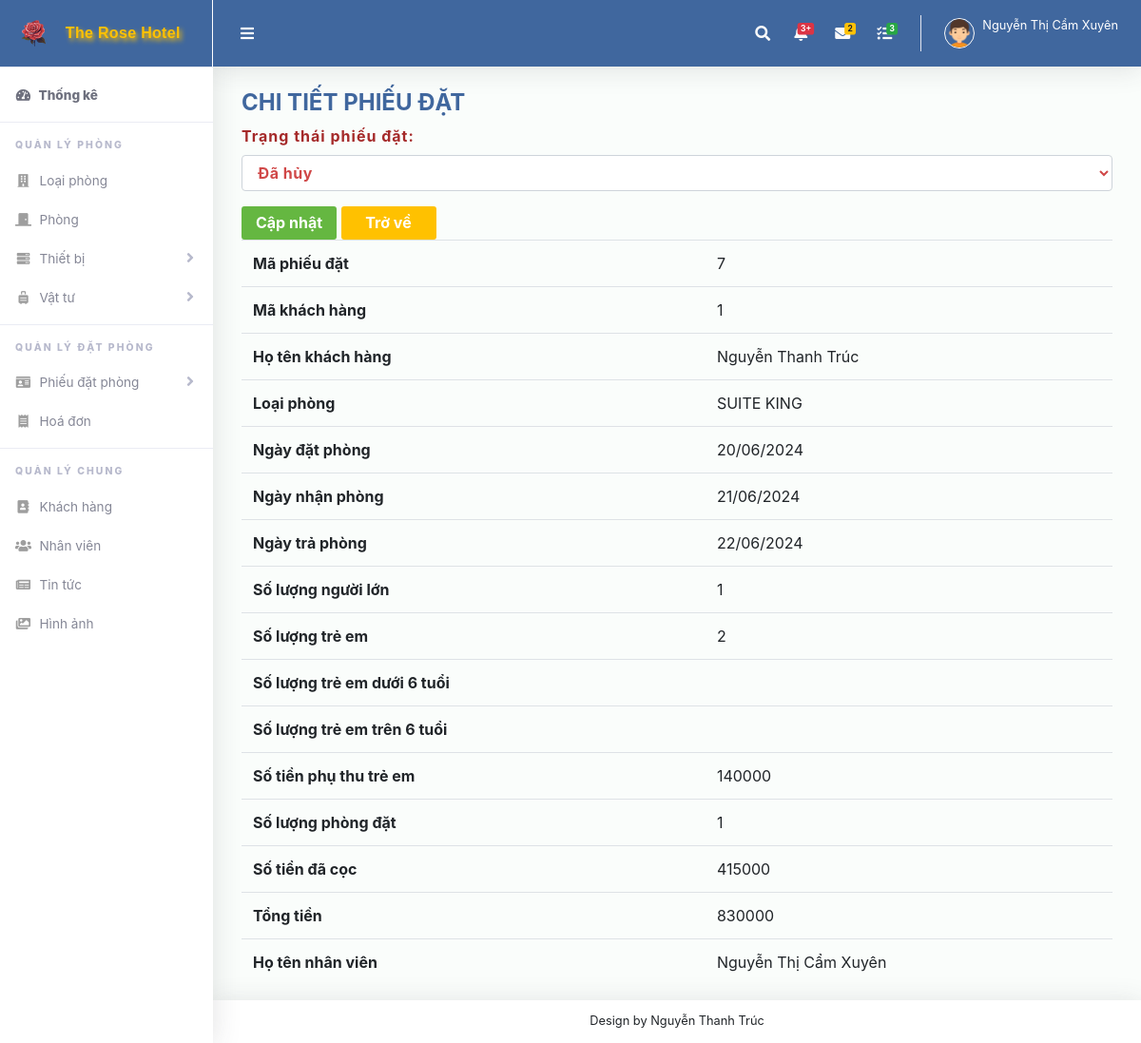
/suaChiTietPD.php?ma_phieu_dat=7 (signed in), run on the app's committed database.
### tables this page shows
CREATE TABLE `phieu_dat` (
  `ma_phieu_dat` int(11) NOT NULL,
  `ma_kh` int(11) DEFAULT NULL,
  `ma_loai` int(11) NOT NULL,
  `ma_nv` int(11) DEFAULT NULL,
  `ngay_dat` varchar(20) NOT NULL,
  `ngay_nhan` varchar(20) NOT NULL,
  `ngay_tra` varchar(20) NOT NULL,
  `so_luong_nguoi_lon` int(11) NOT NULL,
  `so_luong_tre_em` int(11) NOT NULL,
  `phu_thu_tre_em` int(11) DEFAULT NULL,
  `so_luong_phong_dat` int(11) NOT NULL,
  `tien_coc` varchar(20) NOT NULL,
  `tong_tien` int(11) NOT NULL,
  `trang_thai` varchar(50) NOT NULL
);

CREATE TABLE `khach_hang` (
  `ma_kh` int(11) NOT NULL,
  `ho_ten` varchar(100) NOT NULL,
  `gioi_tinh` varchar(20) NOT NULL,
  `cccd` varchar(50) NOT NULL,
  `sdtkh` int(11) NOT NULL,
  `emailkh` varchar(50) NOT NULL,
  `dia_chi` varchar(255) NOT NULL,
  `matkhaukh` varchar(50) NOT NULL
);

CREATE TABLE `loai_phong` (
  `ma_loai` int(11) NOT NULL,
  `ten_loai` varchar(100) NOT NULL,
  `anh_loai_phong` text NOT NULL,
  `dien_tich` varchar(20) NOT NULL,
  `chi_tiet_phong` varchar(100) NOT NULL,
  `so_luong` int(11) NOT NULL,
  `gia_phong` varchar(100) NOT NULL
);

CREATE TABLE `nhan_vien` (
  `ma_nv` int(11) NOT NULL,
  `ho_ten` varchar(100) NOT NULL,
  `gioi_tinh` varchar(20) NOT NULL,
  `cccd` varchar(50) NOT NULL,
  `ngay_sinh` varchar(20) NOT NULL,
  `sdtnv` varchar(255) NOT NULL,
  `dia_chi` varchar(100) NOT NULL,
  `user` varchar(50) NOT NULL,
  `pass` varchar(50) NOT NULL,
  `quyen` int(11) NOT NULL,
  `tinh_trang` varchar(100) NOT NULL
);

### suaChiTietPD.php (the view, shortened to what this page needs)
<?php
include("header.php");
include("ketnoi.php");
if (isset($_GET['ma_phieu_dat'])) {
    $ma_phieu_dat = $_GET['ma_phieu_dat'];
    $sql_phieu_dat = "SELECT * FROM phieu_dat WHERE ma_phieu_dat='$ma_phieu_dat'";
    $result_phieu_dat = mysqli_query($conn, $sql_phieu_dat);
    $row_phieu_dat = mysqli_fetch_assoc($result_phieu_dat);
    $ma_khach_hang = $row_phieu_dat['ma_kh'];
    $sql_khach_hang = "SELECT * FROM khach_hang WHERE ma_kh='$ma_khach_hang'";
    $result_khach_hang = mysqli_query($conn, $sql_khach_hang);
    $row_khach_hang = mysqli_fetch_assoc($result_khach_hang);
    $ma_loai_phong = $row_phieu_dat['ma_loai'];
    $sql_loai_phong = "SELECT * FROM loai_phong WHERE ma_loai='$ma_loai_phong'";
    $result_loai_phong = mysqli_query($conn, $sql_loai_phong);
    $row_loai_phong = mysqli_fetch_assoc($result_loai_phong);
    $ma_nhan_vien = $row_phieu_dat['ma_nv'];
    $sql_nhan_vien = "SELECT * FROM nhan_vien WHERE ma_nv='$ma_nhan_vien'";
    $result_nhan_vien = mysqli_query($conn, $sql_nhan_vien);
    $row_nhan_vien = mysqli_fetch_assoc($result_nhan_vien);
} else {
    echo "<div class='alert alert-warning'>Không có mã phiếu đặt được cung cấp.</div>";
    exit;
}
?>
<div class="container">
    <h4 style="color:#40679E; font-weight:bolder;">CHI TIẾT PHIẾU ĐẶT</h4>
    <form action="" method="POST">
        <div class="form-group">
            <label for="trang_thai" style="color:brown; font-weight: bolder; letter-spacing:1px;">Trạng thái phiếu đặt:</label>
            <select style="letter-spacing:0.5px; font-weight: bold;" class="form-control" id="trang_thai" name="trang_thai" onchange="updateSelectTextColor()">
                <option style="color: #D04848" value="Đã hủy" <?php if ($row_phieu_dat['trang_thai'] == 'Đã hủy') echo 'selected'; ?>>Đã hủy</option>
            </select>
        </div>
        <button type="submit" style="color:white; font-weight: bolder ;background-color: #65B741; border: none; height: 35px; border-radius:3px; width: 100px;">Cập nhật</button>
        <button type="button" style="color:white;font-weight: bolder ; background-color: #FFC100; border: none; height: 35px; border-radius:3px; width: 100px;" onclick="window.location.href='QLPD.php'">Trở về</button>
    </form>
    <table class="table">
        <tbody>
            <tr>
                <th scope="row">Mã phiếu đặt</th>
                <td><?php echo $row_phieu_dat['ma_phieu_dat']; ?></td>
            </tr>
            <tr>
                <th scope="row">Mã khách hàng</th>
                <td><?php echo $row_phieu_dat['ma_kh']; ?></td>
            </tr>
            <tr>
                <th scope="row">Họ tên khách hàng</th>
                <td><?php echo $row_khach_hang['ho_ten']; ?></td>
            </tr>
            <tr>
                <th scope="row">Loại phòng</th>
                <td><?php echo $row_loai_phong['ten_loai']; ?></td>
            </tr>
            <tr>
                <th scope="row">Ngày đặt phòng</th>
                <td><?php echo date('d/m/Y', strtotime($row_phieu_dat["ngay_dat"])); ?></td>
            </tr>
            <tr>
                <th scope="row">Ngày nhận phòng</th>
                <td><?php echo date('d/m/Y', strtotime($row_phieu_dat["ngay_nhan"])); ?></td>
            </tr>
            <tr>
                <th scope="row">Ngày trả phòng</th>
                <td><?php echo date('d/m/Y', strtotime($row_phieu_dat["ngay_tra"])); ?></td>
            </tr>
            <tr>
                <th scope="row">Số lượng người lớn</th>
                <td><?php echo $row_phieu_dat['so_luong_nguoi_lon']; ?></td>
            </tr>
            <tr>
                <th scope="row">Số lượng trẻ em</th>
                <td><?php echo $row_phieu_dat['so_luong_tre_em']; ?></td>
            </tr>
            <tr>
                <th scope="row">Số lượng trẻ em dưới 6 tuổi</th>
                <td><?php echo $row_phieu_dat['so_luong_tre_em_duoi_6']; ?></td>
            </tr>
            <tr>
                <th scope="row">Số lượng trẻ em trên 6 tuổi</th>
                <td><?php echo $row_phieu_dat['so_luong_tre_em_tren_6']; ?></td>
            </tr>
            <tr>
                <th scope="row">Số tiền phụ thu trẻ em</th>
                <td><?php echo $row_phieu_dat['phu_thu_tre_em']; ?></td>
            </tr>
            <tr>
                <th scope="row">Số lượng phòng đặt</th>
                <td><?php echo $row_phieu_dat['so_luong_phong_dat']; ?></td>
            </tr>
            <tr>
                <th scope="row">Số tiền đã cọc</th>
                <td><?php echo $row_phieu_dat['tien_coc']; ?></td>
            </tr>
            <tr>
                <th scope="row">Tổng tiền</th>
                <td><?php echo $row_phieu_dat['tong_tien']; ?></td>
            </tr>
            <tr>
                <th scope="row">Họ tên nhân viên</th>
                <td><?php echo isset($row_nhan_vien['ho_ten']) ? $row_nhan_vien['ho_ten'] : ''; ?></td>
            </tr>
        </tbody>
    </table>
</div>
<?php include ("footer.php"); ?>

### data on the page
phieu_dat: trang_thai "Đã hủy", ma_phieu_dat "7", ma_kh "1", ngay_dat "20/06/2024", ngay_nhan "21/06/2024", ngay_tra "22/06/2024", so_luong_nguoi_lon "1", so_luong_tre_em "2", phu_thu_tre_em "140000", so_luong_phong_dat "1", tien_coc "415000", tong_tien "830000"
khach_hang: ho_ten "Nguyễn Thanh Trúc"
loai_phong: ten_loai "SUITE KING"
nhan_vien: ho_ten "Nguyễn Thị Cẩm Xuyên"

### other printed values
$_SESSION['ho_ten'] "Nguyễn Thị Cẩm Xuyên"
